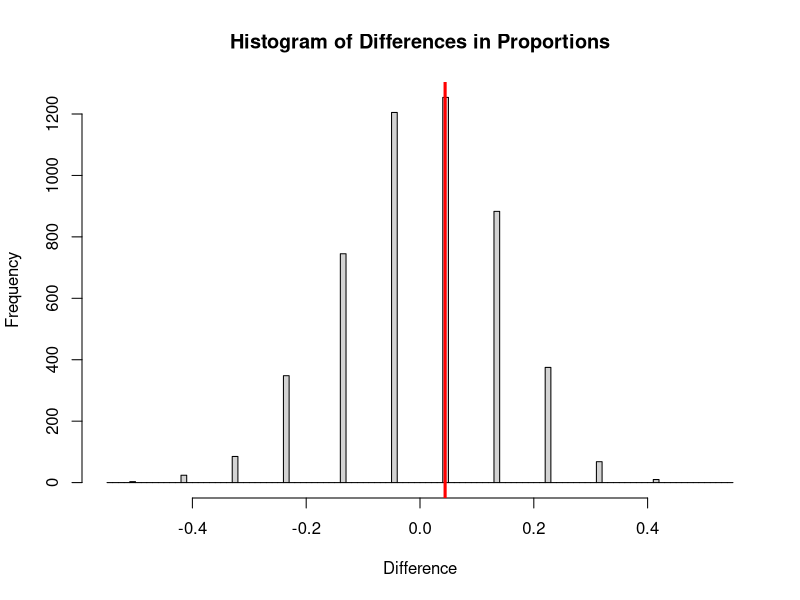

Here is the R script that generated this plot:
####################################################
##R script corresponding to Video Lecture 6
##Lecture on for loops
##Justin Post
###################################################

######################################################
##Recreating the experiment

#50 people were randomly assigned to two groups - 34 to a group where a 
#person near them yawned (treatment) and 16 to a group where they didn't 
#see someone yawn (control). 10 people in the treatment group and 4 in 
#the control group yawned.

#Create "participants"
people<-1:50
#We have 14 yawners and 36 non-yawners.  Let's say that people 1-14 are yawners
#and people 15-50 aren't

#We can randomly split the 50 people into two groups, one of size
#34 and one of size 16
help(sample)
treatment<-sample(x=people,size=34,replace=FALSE)
#see how many yawners were in the treatment group
trtyawn<-sum(treatment<15)
trtyawn
#that means we have 14-that number of yawners in the control group
controlyawn<-14-sum(treatment<15)
controlyawn

#find the proportions
trtyawn/34
controlyawn/16

#find the difference in proportions
trtyawn/34-controlyawn/16

###################################################
##Repeat process and save values

#vector to store differences
propdiff<-vector()

#Randomly split the 50 people into two groups, one of size 34 and one of size 16
treatment<-sample(x=people,size=34,replace=FALSE)
#find the difference in proportions
propdiff[1]<-sum(treatment<15)/34-(14-sum(treatment<15))/16

#Randomly split the 50 people into two groups, one of size 34 and one of size 16
treatment<-sample(x=people,size=34,replace=FALSE)
#find the difference in proportions
propdiff[2]<-sum(treatment<15)/34-(14-sum(treatment<15))/16

#Randomly split the 50 people into two groups, one of size 34 and one of size 16
treatment<-sample(x=people,size=34,replace=FALSE)
#find the difference in proportions
propdiff[3]<-sum(treatment<15)/34-(14-sum(treatment<15))/16

#....


####################################################
##For loops to automate repeating the process!

#vector to store differences
propdiff<-vector()

#for loop to repeat
for (i in 1:5){
  print(i)
}

for (i in 1:5000){
  #get randomly allocated sample
  treatment<-sample(x=people,size=34,replace=FALSE)

  #find difference in proportions
  propdiff[i]<-sum(treatment<15)/34-(14-sum(treatment<15))/16
}

#plot differences
#check unique values first to get idea for bins
unique(propdiff)
hist(propdiff,main="Histogram of Differences in Proportions",xlab="Difference",breaks=seq(from=-0.55,to=0.55,by=0.01))
#add line for observed difference in mythbusters experiment
abline(v=10/34-4/16,lwd=3,col="Red")

#count number of times that we got a proportion as big or bigger than observed
mean(propdiff>=(10/34-4/16))


